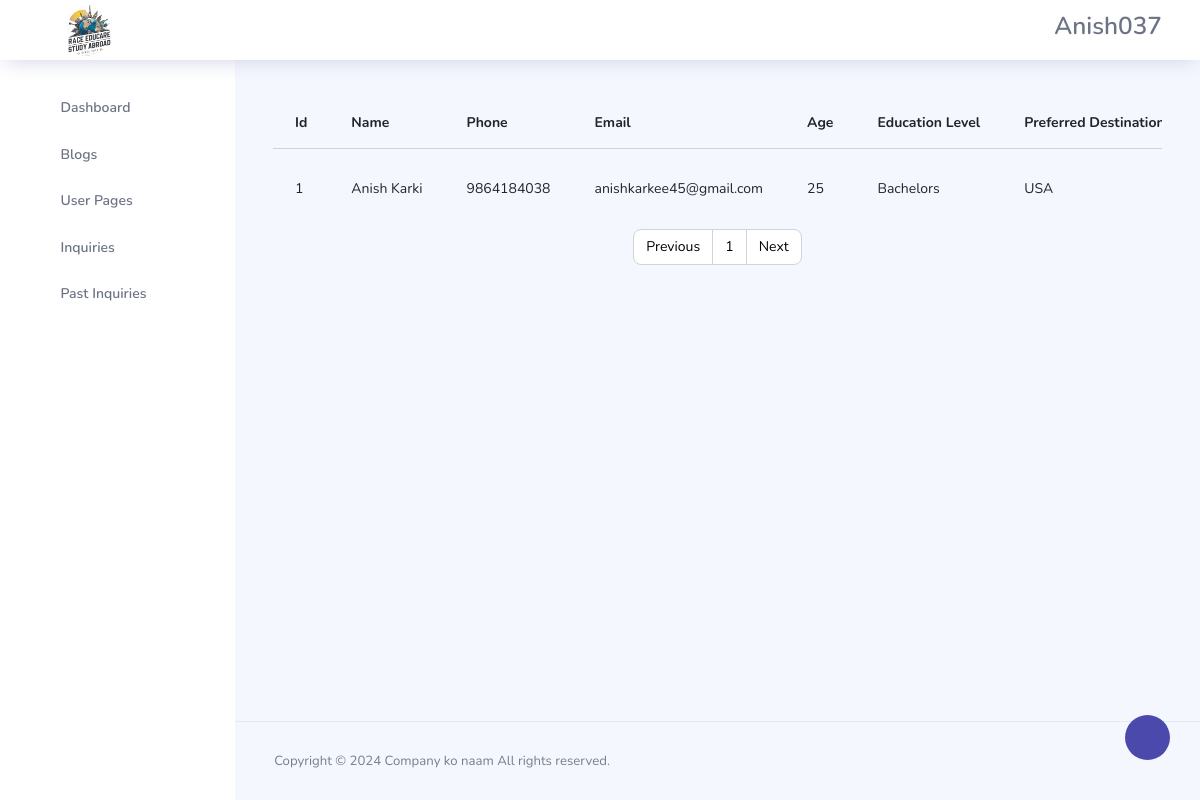
The page /admin/past_inquiries.php (signed in) on the database its author committed.
### tables this page shows
CREATE TABLE `users` (
  `id` int(11) NOT NULL,
  `first_name` varchar(144) NOT NULL,
  `last_name` varchar(144) NOT NULL,
  `user_type` varchar(50) NOT NULL,
  `username` varchar(155) NOT NULL,
  `password` varchar(155) NOT NULL,
  `user_id` int(9) NOT NULL
);

CREATE TABLE `inquiry` (
  `id` int(11) NOT NULL,
  `name` varchar(155) NOT NULL,
  `phone` varchar(10) NOT NULL,
  `email` varchar(155) NOT NULL,
  `education_level` varchar(50) NOT NULL,
  `age` int(11) NOT NULL,
  `preferred_destination` varchar(155) NOT NULL,
  `status` varchar(155) NOT NULL DEFAULT 'Processing'
);

### config/functions.php (called while the page is built, shortened)
<?php
function index_loginval($conn){
    if(isset($_SESSION['user_id'])){
        $id = $_SESSION['user_id'];
        $query = "SELECT * FROM users WHERE user_id ='$id' limit 1";
        $result = mysqli_query($conn,$query);
        if($result && mysqli_num_rows($result) > 0){
            $index_user_data = mysqli_fetch_assoc($result);
            return $index_user_data;
        }
    }
}

### admin/past_inquiries.php (the view, shortened to what this page needs)
<?php
  include('../config/constants.php');
  include('../config/functions.php');
  $index_user_data = index_loginval($conn);
  $name=$index_user_data['username'];
?>
<!DOCTYPE html>
<html lang="en">
<head>
  <link rel="stylesheet" href="css/style.css">
  <link rel="stylesheet" href="vendors/feather/feather.css">
  <link rel="stylesheet" href="vendors/ti-icons/css/themify-icons.css">
  <link rel="stylesheet" href="vendors/css/vendor.bundle.base.css">
  <link rel="stylesheet" href="vendors/datatables.net-bs4/dataTables.bootstrap4.css">
  <link rel="stylesheet" href="vendors/ti-icons/css/themify-icons.css">
  <link rel="stylesheet" type="text/css" href="js/select.dataTables.min.css">
  <link rel="stylesheet" href="css/vertical-layout-light/style.css">
</head>
<body>
  <div class="container-scroller">
    <nav class="navbar col-lg-12 col-12 p-0 fixed-top d-flex flex-row">
      <div class="text-center navbar-brand-wrapper d-flex align-items-center justify-content-center">
      <a class="navbar-brand brand-logo mr-5" href="dashboard.php"><img src="../assets/img/raceeducare.png" class="mr-2"style="height:65px;" alt="logo"/></a>
      </div>
      <div class="navbar-menu-wrapper d-flex align-items-center justify-content-end">
        <button class="navbar-toggler navbar-toggler align-self-center" type="button" data-toggle="minimize">
          <span class="icon-menu"></span>
        </button>
        <ul class="navbar-nav navbar-nav-right">
          <li class="nav-item nav-profile dropdown">
            <a class="nav-link dropdown-toggle" href="#" data-toggle="dropdown" id="profileDropdown">
              <h3 toUpperCase()><?php echo ucfirst($name) ?></h3>
            </a>
          </li>
        </ul>
      </div>
    </nav>
    <div class="container-fluid page-body-wrapper">
      <div class="theme-setting-wrapper">
        <div id="settings-trigger"><i class="ti-settings"></i></div>
      </div>
      <nav class="sidebar sidebar-offcanvas" id="sidebar">
        <ul class="nav">
          <li class="nav-item">
            <a class="nav-link" href="dashboard.php">
              <i class="icon-grid menu-icon"></i>
              <span class="menu-title">Dashboard</span>
            </a>
          </li>
          <li class="nav-item">
            <a class="nav-link" data-toggle="collapse" href="#tables" aria-expanded="false" aria-controls="tables">
              <i class="icon-grid-2 menu-icon"></i>
              <span class="menu-title">Blogs</span>
              <i class="menu-arrow"></i>
            </a>
          </li>
          <li class="nav-item">
            <a class="nav-link" data-toggle="collapse" href="#auth" aria-expanded="false" aria-controls="auth">
              <i class="icon-head menu-icon"></i>
              <span class="menu-title">User Pages</span>
              <i class="menu-arrow"></i>
            </a>
          </li>
          <li class="nav-item">
            <a class="nav-link" href="inquiry.php">
              <i class="icon-paper menu-icon"></i>
              <span class="menu-title"><Inp>Inquiries</Inp></span>
            </a>
          </li>
          <li class="nav-item">
            <a class="nav-link" href="past_inquiries.php">
              <i class="icon-archive menu-icon"></i>
              <span class="menu-title">Past Inquiries</span>
            </a>
          </li>
        </ul>
      </nav>
      <div class="main-panel">
        <div class="content-wrapper">
          <div class="table-responsive">
            <table class="table">
                <thead>
                    <tr>
                        <th>Id</th>
                        <th>Name</th>
                        <th>Phone</th>
                        <th>Email</th>
                        <th>Age</th>
                        <th>Education Level</th>
                        <th>Preferred Destination</th>
                    </tr>
                </thead>
                <tbody>
                <?php
                    if(isset($_GET['page'])){
                      $page = $_GET['page'];
                      }
                      else{
                          $page = 1;
                      }
                      $offset = ($page - 1) * 10;
                        $sql = "SELECT * FROM inquiry WHERE status= 'completed' LIMIT $offset, 10";
                        $sql2 = "SELECT * FROM inquiry WHERE status= 'completed'";
                        $res = mysqli_query($conn, $sql);
                        $res2 = mysqli_query($conn, $sql2);
                        $count = mysqli_num_rows($res2);
                        $rowsPerPage = 10;
                        $total = ceil($count / $rowsPerPage);
                        $sn=1;
                        if($count>0)
                    {
                        while($row=mysqli_fetch_assoc($res))
                        {
                            $name = $row['name'];
                            $phone = $row['phone'];
                            $email = $row['email'];
                            $education_level = $row['education_level'];
                            $age = $row['age'];
                            $preferred_destination = $row['preferred_destination'];
                            ?>
                    <tr>
                        <td><?php echo $sn++; ?></td>
                        <td><?php echo ucfirst($name); ?></td>
                        <td><?php echo $phone; ?></td>
                        <td><?php echo $email; ?></td>
                        <td><?php echo $age; ?></td>
                        <td><?php echo ucfirst($education_level); ?></td>
                        <td><?php echo ucfirst($preferred_destination); ?></td>
                    </tr>
                    <?php
                        }
                    }
                    else
                    {
                        echo "ERROR";
                    }
                    ?>
                </tbody>
            </table>
          </div>
          <nav aria-label="Page navigation example">
          <ul class="pagination justify-content-center">
            <li class="page-item ">
              <a class="page-link" href="<?php if($page <=1){echo '#';}else{echo "?page=".$page -1;} ?>" tabindex="-1">Previous</a>
            </li>
            <?php
                for($i = 1; $i <= $total; $i++){
                    if($page==$i)
                    {
                        $active= "page_active";
                    }
                    else{
                        $active="";
                    }
                    echo"<li class='page-item'><a class='page-link' href='?page=$i'class='$active'>". $i ."</a></li>";
                }
            ?>
            <li class="page-item">
              <a class="page-link" href="<?php if($page >= $total){echo '#';}else{echo "?page=".$page +1;} ?>">Next</a>
            </li>
          </ul>
        </nav>
        </div>
        <footer class="footer">
          <div class="d-sm-flex justify-content-center justify-content-sm-between">
            <span class="text-muted text-center text-sm-left d-block d-sm-inline-block">Copyright © 2024 Company ko naam All rights reserved.</span>
          </div>
        </footer>
      </div>
    </div>
  </div>
</body>
</html>

### admin/css/style.css (style rules this page uses)
button { background-color: #007bff; color: #fff; border: none; padding: 10px 20px; border-radius: 3px; cursor: pointer; }

### rows shown on the page
users: username "Anish037"
inquiry: name "Anish Karki", phone "9864184038", email "anishkarkee45@gmail.com", age "25", education_level "Bachelors", preferred_destination "USA"
